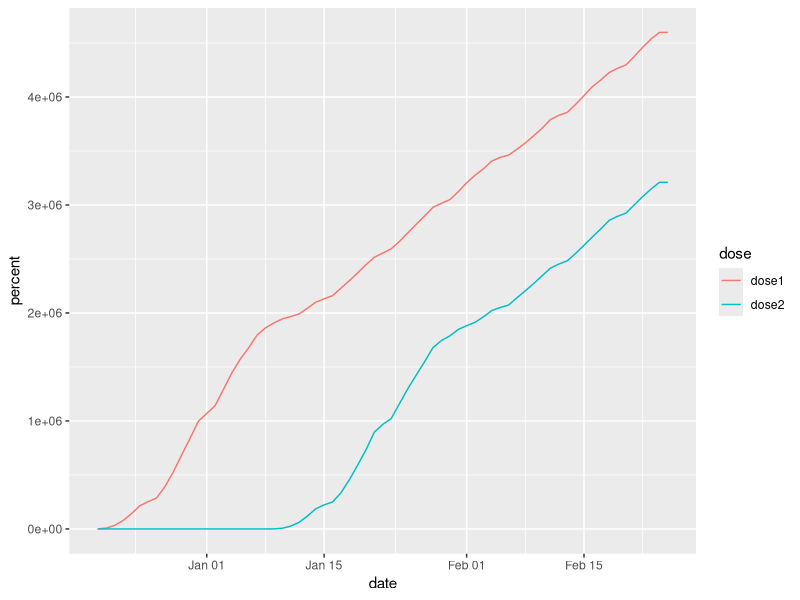
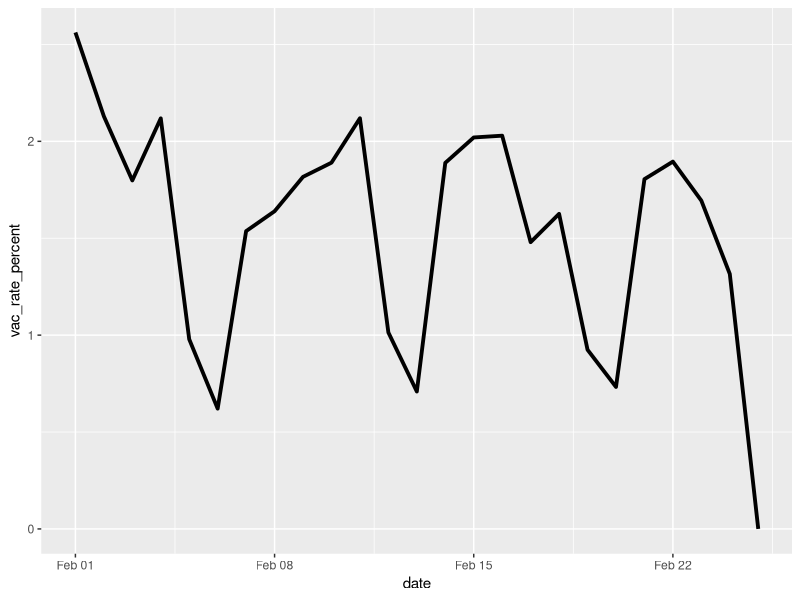

The R source for these figures, in order:
library(tidyverse)
library(readxl)
library(lubridate)

setwd('~/GitHub/ecomplab/COVID19_vaccine_model/Data/')
vac <- read_excel('vaccination_percent.xlsx')
vac <- read_excel('vaccination_cumulative.xlsx')
vac %>% gather(key = dose, value = percent, -date) %>% 
  mutate(date=as.Date(date, "%d-%m-%Y")) %>% 
  ggplot(aes(date, percent, color=dose))+geom_line()


vac %>%
 mutate(Diff_growth = dose1 - lag(dose1),
         vac_rate_percent = (Diff_growth)/dose1 * 100)  %>% 
  mutate(date=as.Date(date, "%d-%m-%Y")) %>% 
  filter(date>='2021-02-01') %>%
  
   # print(n=Inf)
  ggplot(aes(x=date, y=vac_rate_percent))+geom_line(size=1.3)
